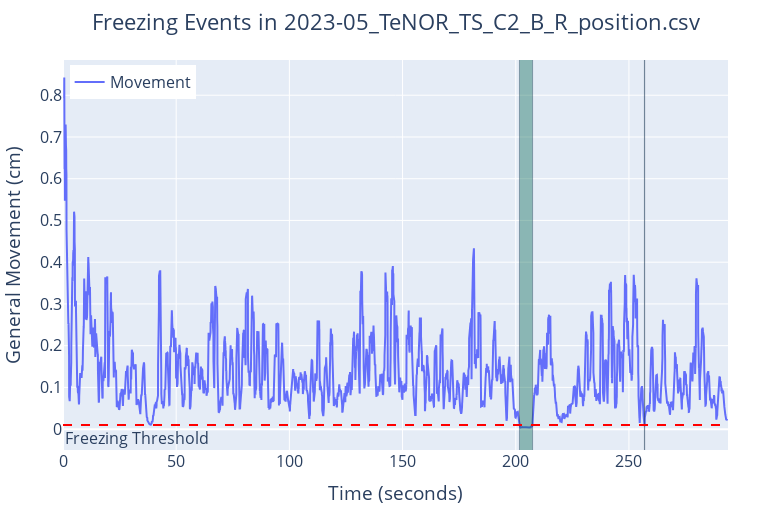

The notebook cell saved with this chart:
### Code cell
plot_freezing(example, fps = video_fps)

### Figure 1 — Plotly figure (JSON) as saved in the notebook; plotly's stock layout.template omitted (floating-point values rounded to 4 significant figures; data arrays with more than 128 entries replaced by an {"elided": "..."} marker saying what was removed)
{"data": [{"mode": "lines", "name": "Movement", "type": "scatter", "x": {"elided": "7345 float values"}, "y": {"elided": "7345 float values"}}], "layout": {"annotations": [{"showarrow": false, "text": "Freezing Threshold", "x": 0, "xanchor": "left", "xref": "x domain", "y": 0.01, "yanchor": "top", "yref": "y"}], "font": {"size": 16}, "height": 512, "legend": {"x": 0.01, "xanchor": "left", "y": 0.9, "yanchor": "bottom"}, "margin": {"b": 20, "l": 60, "r": 40, "t": 60}, "shapes": [{"fillcolor": "rgba(0, 100, 80, 0.4)", "line": {"width": 0.4}, "type": "rect", "x0": 201.6, "x1": 207.4, "y0": -0.1, "y1": 1.5}, {"fillcolor": "rgba(0, 100, 80, 0.4)", "line": {"width": 0.4}, "type": "rect", "x0": 256.8, "x1": 257.0, "y0": -0.1, "y1": 1.5}, {"line": {"color": "red", "dash": "dash"}, "type": "line", "x0": 0, "x1": 1, "xref": "x domain", "y0": 0.01, "y1": 0.01, "yref": "y"}], "showlegend": true, "title": {"text": "Freezing Events in 2023-05_TeNOR_TS_C2_B_R_position.csv", "x": 0.5, "xanchor": "center", "xref": "paper"}, "width": 768, "xaxis": {"title": {"text": "Time (seconds)"}}, "yaxis": {"range": [-0.05, 0.8844], "title": {"text": "General Movement (cm)"}}}}
